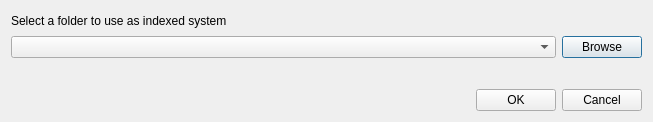
<?xml version="1.0" encoding="UTF-8"?>
<ui version="4.0">
 <class>WorkspaceDialog</class>
 <widget class="QDialog" name="WorkspaceDialog">
  <property name="geometry">
   <rect>
    <x>0</x>
    <y>0</y>
    <width>653</width>
    <height>122</height>
   </rect>
  </property>
  <property name="sizePolicy">
   <sizepolicy hsizetype="Preferred" vsizetype="Minimum">
    <horstretch>0</horstretch>
    <verstretch>0</verstretch>
   </sizepolicy>
  </property>
  <property name="windowTitle">
   <string>Data Folder</string>
  </property>
  <layout class="QVBoxLayout" name="verticalLayout">
   <item>
    <widget class="QLabel" name="label">
     <property name="text">
      <string>Select a folder to use as indexed system</string>
     </property>
    </widget>
   </item>
   <item>
    <layout class="QHBoxLayout" name="horizontalLayout">
     <item>
      <widget class="QComboBox" name="cbDataFolders">
       <property name="sizePolicy">
        <sizepolicy hsizetype="Expanding" vsizetype="Fixed">
         <horstretch>0</horstretch>
         <verstretch>0</verstretch>
        </sizepolicy>
       </property>
      </widget>
     </item>
     <item>
      <widget class="QPushButton" name="btBrowse">
       <property name="text">
        <string>Browse</string>
       </property>
      </widget>
     </item>
    </layout>
   </item>
   <item>
    <widget class="QLabel" name="msgLabel">
     <property name="styleSheet">
      <string notr="true">color: rgb(170, 0, 0);</string>
     </property>
     <property name="text">
      <string/>
     </property>
    </widget>
   </item>
   <item>
    <layout class="QHBoxLayout" name="horizontalLayout_2">
     <item>
      <spacer name="horizontalSpacer">
       <property name="orientation">
        <enum>Qt::Horizontal</enum>
       </property>
       <property name="sizeHint" stdset="0">
        <size>
         <width>40</width>
         <height>20</height>
        </size>
       </property>
      </spacer>
     </item>
     <item>
      <widget class="QPushButton" name="btAccept">
       <property name="text">
        <string>OK</string>
       </property>
      </widget>
     </item>
     <item>
      <widget class="QPushButton" name="btCancel">
       <property name="text">
        <string>Cancel</string>
       </property>
      </widget>
     </item>
    </layout>
   </item>
  </layout>
 </widget>
 <resources/>
 <connections>
  <connection>
   <sender>btCancel</sender>
   <signal>clicked()</signal>
   <receiver>WorkspaceDialog</receiver>
   <slot>reject()</slot>
   <hints>
    <hint type="sourcelabel">
     <x>255</x>
     <y>100</y>
    </hint>
    <hint type="destinationlabel">
     <x>321</x>
     <y>125</y>
    </hint>
   </hints>
  </connection>
 </connections>
</ui>
